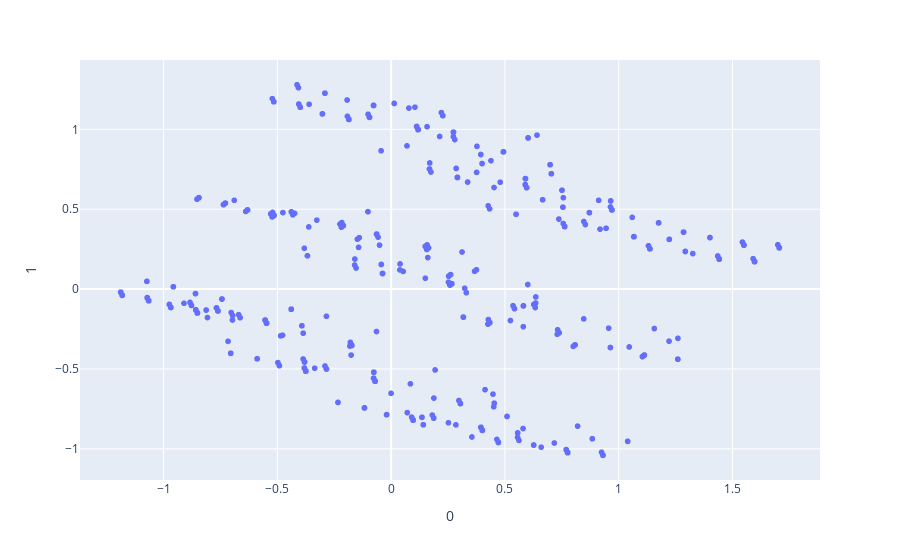

Write notebook code for a chart like this one.
### Code cell
plt.figure(figsize=(20,10))
fig=px.scatter(comp,x=0,y=1)
fig.show()

### Figure 1 — Plotly figure (JSON) as saved in the notebook; plotly's stock layout.template omitted (floating-point values rounded to 4 significant figures; data arrays with more than 128 entries replaced by an {"elided": "..."} marker saying what was removed)
{"data": [{"hovertemplate": "0=%{x}<br>1=%{y}<extra></extra>", "legendgroup": "", "marker": {"color": "#636efa", "symbol": "circle"}, "mode": "markers", "name": "", "showlegend": false, "type": "scattergl", "x": {"elided": "1453 float values"}, "xaxis": "x", "y": {"elided": "1453 float values"}, "yaxis": "y"}], "layout": {"legend": {"tracegroupgap": 0}, "margin": {"t": 60}, "xaxis": {"anchor": "y", "domain": [0, 1], "title": {"text": "0"}}, "yaxis": {"anchor": "x", "domain": [0, 1], "title": {"text": "1"}}}}
